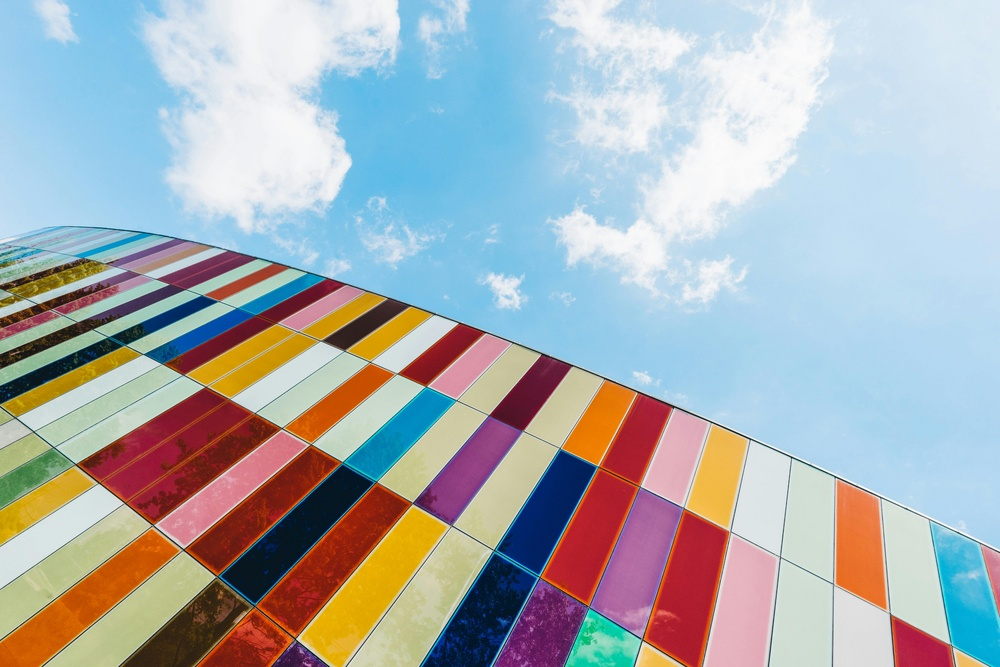
#> input picture rainbow_tile.jpg, 1000 x 667 px, shrunk from 6000 x 4000 before the run
$ python color_inversion.py
#> lines starting #> are read from the running program, lines starting #| are printed output that depends on the picture
# color inversion
# formula for inversion from - https://www.geeksforgeeks.org/python/python-color-inversion-using-pillow/#
# formula - inversion = maxRGB - pixelRGB

from PIL import Image

image = Image.open("./rainbow_tile.jpg")
#> image is the input picture: PIL image 1000x667 RGB; mean R, G, B 170.4, 175.7, 179.4
raster = image.load()

# want to invert the colors in an image
for x in range(image.width):
    for y in range(image.height):
        pixel = raster[x, y]

        r = 255 - pixel[0]
        g = 255 - pixel[1]
        b = 255 - pixel[2]

        raster[x, y] = (r, g, b)

image.save("inverted_rainbow_tile.png")
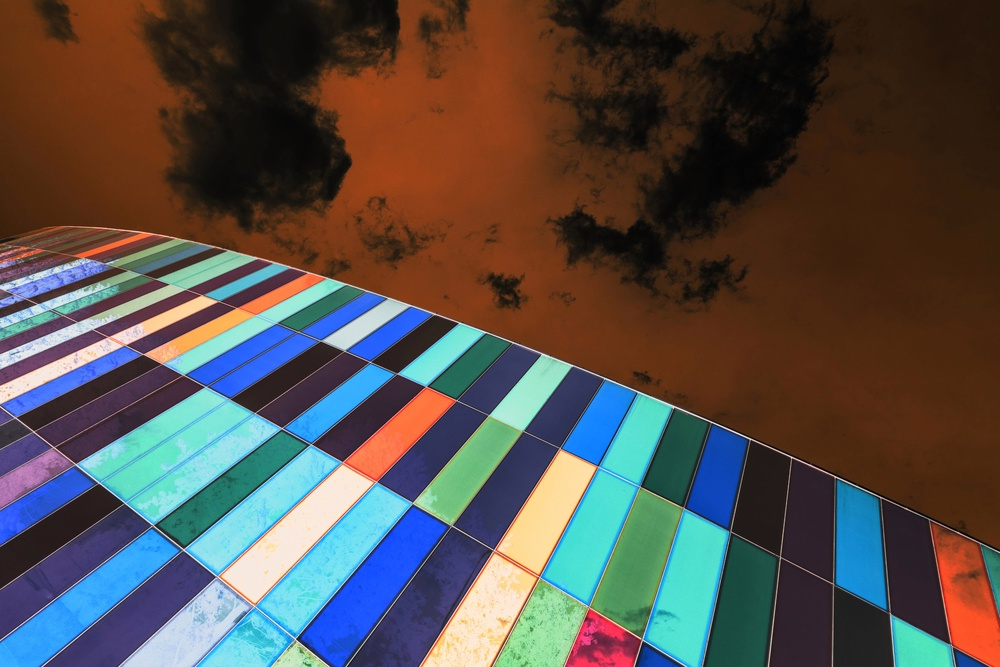
#> saved as inverted_rainbow_tile.png: PIL image 1000x667 RGB; mean R, G, B 84.6, 79.3, 75.6
